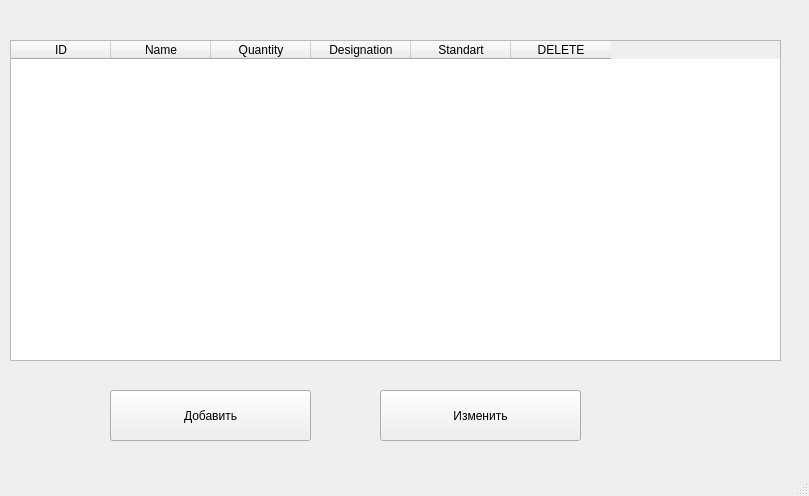
<?xml version="1.0" encoding="UTF-8"?>
<ui version="4.0">
 <class>MainWindow</class>
 <widget class="QMainWindow" name="MainWindow">
  <property name="geometry">
   <rect>
    <x>0</x>
    <y>0</y>
    <width>809</width>
    <height>496</height>
   </rect>
  </property>
  <property name="windowTitle">
   <string>MainWindow</string>
  </property>
  <widget class="QWidget" name="centralwidget">
   <widget class="QPushButton" name="addButton">
    <property name="geometry">
     <rect>
      <x>110</x>
      <y>390</y>
      <width>201</width>
      <height>51</height>
     </rect>
    </property>
    <property name="text">
     <string>Добавить</string>
    </property>
   </widget>
   <widget class="QPushButton" name="changeButton">
    <property name="geometry">
     <rect>
      <x>380</x>
      <y>390</y>
      <width>201</width>
      <height>51</height>
     </rect>
    </property>
    <property name="text">
     <string>Изменить</string>
    </property>
   </widget>
   <widget class="QTableWidget" name="tableWidget">
    <property name="geometry">
     <rect>
      <x>10</x>
      <y>40</y>
      <width>771</width>
      <height>321</height>
     </rect>
    </property>
    <column>
     <property name="text">
      <string>ID</string>
     </property>
    </column>
    <column>
     <property name="text">
      <string>Name</string>
     </property>
    </column>
    <column>
     <property name="text">
      <string>Quantity</string>
     </property>
    </column>
    <column>
     <property name="text">
      <string>Designation</string>
     </property>
    </column>
    <column>
     <property name="text">
      <string>Standart</string>
     </property>
    </column>
    <column>
     <property name="text">
      <string>DELETE</string>
     </property>
    </column>
   </widget>
  </widget>
  <widget class="QStatusBar" name="statusbar"/>
 </widget>
 <resources/>
 <connections/>
</ui>
